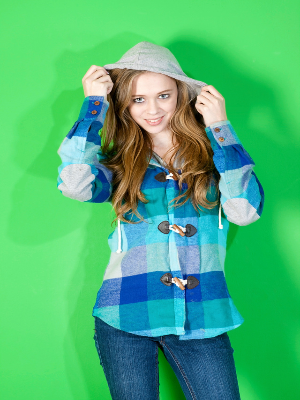
#> input picture 코드/03week/images/green_back.png, 300 x 400 px
$ jupyter execute 'ch03_CV_A03_04_합성사진만들기.ipynb'   (shell and % lines are left out)   (text cells are left out)
#> lines starting #> are read from the running program, lines starting #| are printed output that depends on the picture; after the words box and inside, x2 and y2 are one past the last pixel; in counts of white or black regions, pixels touching at a corner belong together; pictures that were not available may be replaced by others from this repository, and a replacement may not be noted
[cell 1]
import sys, os
from matplotlib import font_manager, rc
import matplotlib.pyplot as plt

# 한글 폰트 설정 : 윈도우 폰트를 사용하는 경우
# font_name = font_manager.FontProperties(fname="c:/Windows/Fonts/malgun.ttf").get_name()
# rc('font', family=font_name)

# 운영체제별 한글 폰트 설정
if os.name == 'posix': # Mac 환경 폰트 설정
    rc('font', family='AppleGothic')
elif os.name == 'nt': # Windows 환경 폰트 설정
    rc('font', family='Malgun Gothic')

plt.rc('axes', unicode_minus=False) # 마이너스 폰트 설정

# 유니코드에서 음수 부호설정
rc('axes', unicode_minus=False)

# 부모 디렉터리의 파일을 가져올 수 있도록 설정
sys.path.append(os.pardir)

# jupyter에서 matplotlib 그래프를 출력 영역에 표시

# 레티나 설정 - 폰트 주변이 흐릿하게 보이는 것을 방지해 글씨가 좀 더 선명하게 보임

[cell 2]
# 운영체제별 이름

import platform

platform.system()

[cell 3]
import numpy as np
import cv2, sys, os
from matplotlib import pyplot as plt

img1 = cv2.imread(os.getcwd()+'/images/green_back.png', cv2.IMREAD_COLOR)   # 전경 이미지 읽기
#> img1 is the input picture: shape (400, 300, 3); mean B, G, R 117.6, 180.5, 74
img2 = cv2.imread(os.getcwd()+'/images/iceberg.png', cv2.IMREAD_COLOR)      # 배경 이미지 읽기
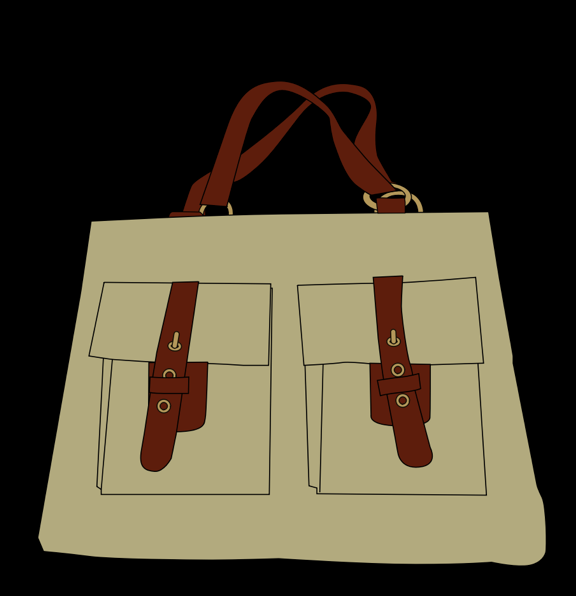
#> input picture 코드/03week/images/bag_cartoon.png, 576 x 596 px, given in place of iceberg.png, which was not available
#> img2 is the input picture: shape (596, 576, 3); mean B, G, R 52.1, 71.2, 78.5
front_image = cv2.resize(img1, (300,400))
back_image = cv2.resize(img2, (300,400))
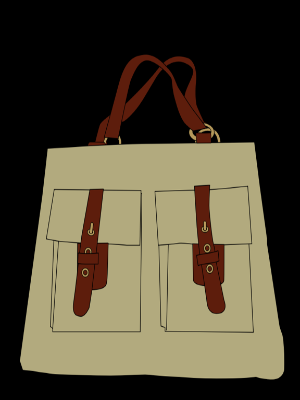
#> back_image: shape (400, 300, 3); mean B, G, R 52.1, 71.2, 78.6

img_hsv = cv2.cvtColor(front_image, cv2.COLOR_BGR2HSV)   # HSV 공간으로 옮김
#> img_hsv: shape (400, 300, 3); mean H, S, V 69.5, 171.5, 192.1
l_bound = np.array([40, 100, 50])                        # 녹색 색상의 하한
u_bound = np.array([80, 255, 255])                       # 녹색 색상의 상한

grn_mask = cv2.inRange(img_hsv, l_bound, u_bound)        # 녹색 픽셀 찾기
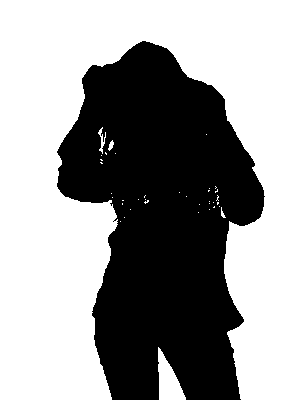
#> grn_mask: shape (400, 300); 59.8% white; 1 black region, box (x1, y1, x2, y2) and area: (57, 41, 265, 400) 48228
grn_mask_inv = cv2.bitwise_not(grn_mask)                 # 녹색이 아닌 픽셀 찾기
# grn_mask_inv = cv2.bitwise_not(mask)                     # 녹색이 아닌 픽셀 찾기

# 녹색 픽셀들만 추출하기
extracted = cv2.bitwise_and(front_image, front_image, mask=grn_mask)
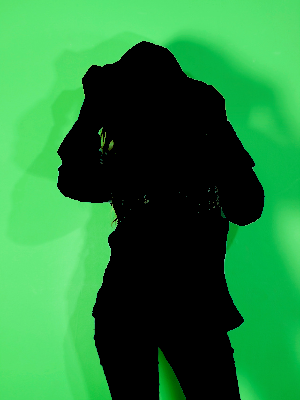
#> extracted: shape (400, 300, 3); mean B, G, R 58.7, 126.2, 37.9

# 녹색 아닌 픽셀만 추출하기
removed = cv2.bitwise_and(front_image, front_image, mask=grn_mask_inv)
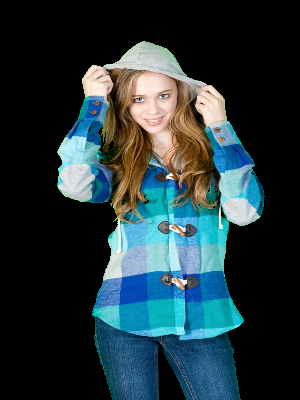
#> removed: shape (400, 300, 3); mean B, G, R 58.9, 54.3, 36.1

# 녹색과 겹치는 배경 추출
background = cv2.bitwise_and(back_image, back_image, mask=grn_mask)
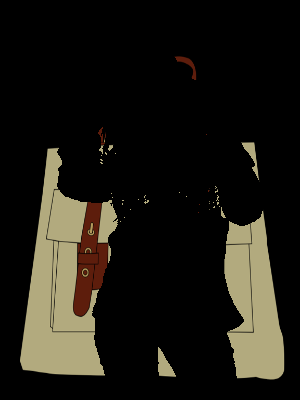
#> background: shape (400, 300, 3); mean B, G, R 19.6, 26.7, 29.1

# 녹색 제거 전경 + 배경
merged = cv2.bitwise_or(removed, background)
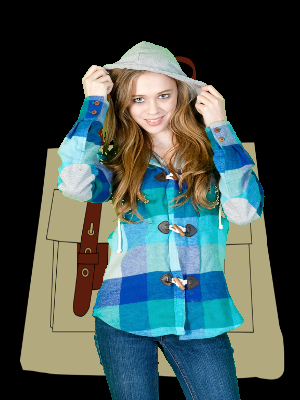
#> merged: shape (400, 300, 3); mean B, G, R 78.5, 80.9, 65.2

img1_rgb = cv2.cvtColor(img1, cv2.COLOR_BGR2RGB)                 # RGB 모드로 변환
img2_rgb = cv2.cvtColor(img2, cv2.COLOR_BGR2RGB)                 # RGB 모드로 변환
front_image_rgb = cv2.cvtColor(front_image, cv2.COLOR_BGR2RGB)   # RGB 모드로 변환
back_image_rgb = cv2.cvtColor(back_image, cv2.COLOR_BGR2RGB)     # RGB 모드로 변환
grn_mask_rgb = cv2.cvtColor(grn_mask, cv2.COLOR_BGR2RGB)         # RGB 모드로 변환
grn_mask_inv_rgb = cv2.cvtColor(grn_mask_inv, cv2.COLOR_BGR2RGB) # RGB 모드로 변환
extracted_rgb = cv2.cvtColor(extracted, cv2.COLOR_BGR2RGB)       # RGB 모드로 변환
removed_rgb = cv2.cvtColor(removed, cv2.COLOR_BGR2RGB)           # RGB 모드로 변환
background_rgb = cv2.cvtColor(background, cv2.COLOR_BGR2RGB)     # RGB 모드로 변환
merged_rgb = cv2.cvtColor(merged, cv2.COLOR_BGR2RGB)             # RGB 모드로 변환

titles = ['img1','img2', 'front_image','back_image','mask','mast_inv','extracted','removed','background','merged']
images = [img1_rgb,img2_rgb,front_image_rgb,back_image_rgb,grn_mask_rgb,grn_mask_inv_rgb,extracted_rgb,removed_rgb,
          background_rgb,merged_rgb]

plt.figure(figsize=(20,20))
for i in range(10):
    plt.subplot(1,10,i+1), plt.imshow(images[i],'gray'), plt.title(titles[i]), plt.xticks([]),plt.yticks([])

plt.show()
